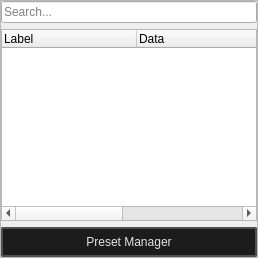
  <widget class="QDockWidget" name="dockWidget_4">
   <property name="features">
    <set>QDockWidget::DockWidgetFeature::DockWidgetFloatable|QDockWidget::DockWidgetFeature::DockWidgetMovable</set>
   </property>
   <property name="allowedAreas">
    <set>Qt::DockWidgetArea::BottomDockWidgetArea|Qt::DockWidgetArea::LeftDockWidgetArea|Qt::DockWidgetArea::RightDockWidgetArea</set>
   </property>
   <property name="windowTitle">
    <string>Hierarchy</string>
   </property>
   <attribute name="dockWidgetArea">
    <number>2</number>
   </attribute>
   <widget class="QWidget" name="dockWidgetContents_2">
    <layout class="QVBoxLayout" name="verticalLayout_8">
     <property name="leftMargin">
      <number>0</number>
     </property>
     <property name="topMargin">
      <number>0</number>
     </property>
     <property name="rightMargin">
      <number>0</number>
     </property>
     <property name="bottomMargin">
      <number>0</number>
     </property>
     <item>
      <widget class="QFrame" name="frame_2">
       <property name="frameShape">
        <enum>QFrame::Shape::StyledPanel</enum>
       </property>
       <property name="frameShadow">
        <enum>QFrame::Shadow::Raised</enum>
       </property>
       <property name="lineWidth">
        <number>0</number>
       </property>
       <layout class="QVBoxLayout" name="verticalLayout_3">
        <property name="leftMargin">
         <number>0</number>
        </property>
        <property name="topMargin">
         <number>0</number>
        </property>
        <property name="rightMargin">
         <number>0</number>
        </property>
        <property name="bottomMargin">
         <number>0</number>
        </property>
        <item>
         <widget class="QLineEdit" name="tree_hierarchy_search_bar_widget">
          <property name="placeholderText">
           <string>Search...</string>
          </property>
         </widget>
        </item>
        <item>
         <widget class="QTreeWidget" name="tree_hierarchy_widget">
          <property name="dragEnabled">
           <bool>true</bool>
          </property>
          <property name="dragDropOverwriteMode">
           <bool>true</bool>
          </property>
          <property name="dragDropMode">
           <enum>QAbstractItemView::DragDropMode::InternalMove</enum>
          </property>
          <property name="defaultDropAction">
           <enum>Qt::DropAction::MoveAction</enum>
          </property>
          <property name="alternatingRowColors">
           <bool>true</bool>
          </property>
          <property name="selectionMode">
           <enum>QAbstractItemView::SelectionMode::ContiguousSelection</enum>
          </property>
          <property name="uniformRowHeights">
           <bool>true</bool>
          </property>
          <property name="allColumnsShowFocus">
           <bool>false</bool>
          </property>
          <property name="wordWrap">
           <bool>false</bool>
          </property>
          <property name="headerHidden">
           <bool>false</bool>
          </property>
          <property name="columnCount">
           <number>4</number>
          </property>
          <attribute name="headerVisible">
           <bool>true</bool>
          </attribute>
          <attribute name="headerCascadingSectionResizes">
           <bool>false</bool>
          </attribute>
          <attribute name="headerMinimumSectionSize">
           <number>20</number>
          </attribute>
          <attribute name="headerDefaultSectionSize">
           <number>135</number>
          </attribute>
          <attribute name="headerShowSortIndicator" stdset="0">
           <bool>false</bool>
          </attribute>
          <attribute name="headerStretchLastSection">
           <bool>true</bool>
          </attribute>
          <column>
           <property name="text">
            <string notr="true">Label</string>
           </property>
          </column>
          <column>
           <property name="text">
            <string>Data</string>
           </property>
          </column>
          <column>
           <property name="text">
            <string>Class</string>
           </property>
          </column>
          <column>
           <property name="text">
            <string>ID</string>
           </property>
          </column>
         </widget>
        </item>
        <item>
         <widget class="QPushButton" name="preset_manager_button">
          <property name="toolTip">
           <string>&lt;html&gt;&lt;head/&gt;&lt;body&gt;&lt;p&gt;Ctrl + N&lt;/p&gt;&lt;/body&gt;&lt;/html&gt;</string>
          </property>
          <property name="styleSheet">
           <string notr="true">
    /* QPushButton default and hover styles */
    QPushButton {

        font: 580 9pt &quot;Segoe UI&quot;;
	

        border: 2px solid black;
        border-radius: 2px;
        border-color: rgba(80, 80, 80, 255);
        height:22px;
        padding-top: 2px;
        padding-bottom:2px;
        padding-left: 4px;
        padding-right: 4px;
        color: #E3E3E3;
        background-color: #1C1C1C;
    }
    QPushButton:hover {
        background-color: #414956;
        color: white;
    }
    QPushButton:pressed {
        background-color: red;
        background-color: #1C1C1C;
        margin: 1 px;
        margin-left: 2px;
        margin-right: 2px;

    }</string>
          </property>
          <property name="text">
           <string>Preset Manager</string>
          </property>
          <property name="icon">
           <iconset resource="../resources.qrc">
            <normaloff>:/icons/schema_24dp_9D9D9D_FILL0_wght400_GRAD0_opsz24.png</normaloff>:/icons/schema_24dp_9D9D9D_FILL0_wght400_GRAD0_opsz24.png</iconset>
          </property>
          <property name="iconSize">
           <size>
            <width>20</width>
            <height>20</height>
           </size>
          </property>
         </widget>
        </item>
       </layout>
      </widget>
     </item>
    </layout>
   </widget>
  </widget>
